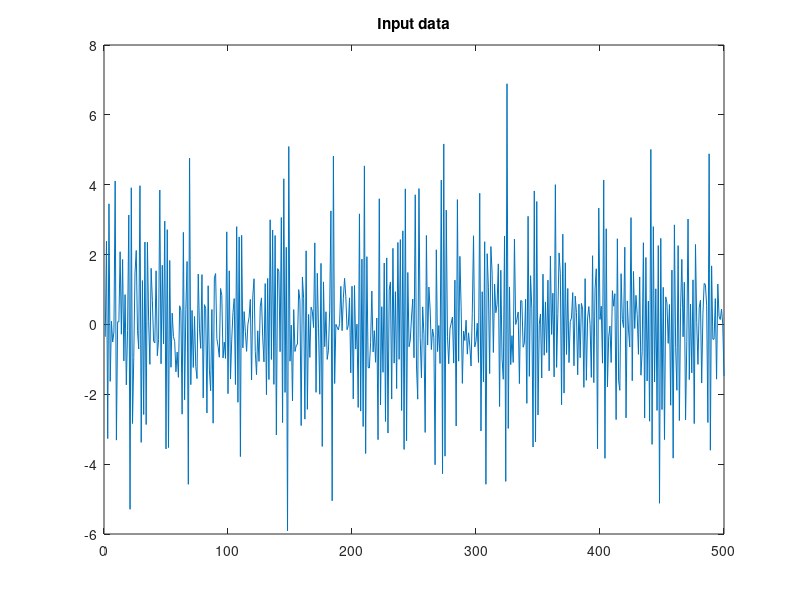

MATLAB code for this plot: (Note: this script raises an error after producing the figure.)
%% Clean up and add path
clear; clc;
close all;
addpath('../functions', '../data')
%% Generate data from a BJ model
rng(0)
n = 500; % Number of samples
A3 = [1 .5];
C3 = [1 -.3 .2];
w = sqrt(2) * randn(n + 100, 1) ;
x = filter(C3, A3, w) ; % Create the input
A1 = [1 -.65];
A2 = [1 .90 .78] ;
C = 1;
B = [0 0 0 0 .4] ;
e = sqrt(1.5 ) * randn(n + 100, 1) ;
y = filter(C, A1, e) + filter(B, A2, x) ; % Create the output
x = x(101 : end);  y = y(101 : end); % Omit initial samples
clear A1 A2 C B e w A3 C3

%% Modeling x
figure();
plot(x);
title('Input data');
plotACFnPACF(x, 50, 'Input Data' );

% Model as ARMA(1,2) component
data = iddata(x);
model_init = idpoly([1 1], [], [1 1 1]) ;
model_input = pem(data , model_init);

w_t = filter(model_input.A , model_input.C , x) ;
w_t = w_t(length(model_input.A ) : end ) ;

eps_t = filter(model_input.A , model_input.C , y) ;
eps_t = eps_t(length(model_input.A ) : end ) ;

present(model_input)
[acfEst, pacfEst] = plotACFnPACF(w_t, 50, 'AR(1, 2)' );
checkIfNormal(acfEst(2:end), 'ACF' );
checkIfNormal(pacfEst(2:end), 'PACF' );
checkIfWhite(w_t);

%%
M = 40;
[Cxy,lags] = xcorr(eps_t, w_t, M, 'coeff' ); %(d,r,s) = (4,2,0)
stem(lags, Cxy)
title ('Cross_correlation_function'), xlabel('Lag')
hold on
plot(-M:M, 2/ sqrt(n) * ones(1, 2*M+1), '--')
plot(-M:M, -2/sqrt(n) * ones(1, 2*M+1) , '--' )
hold off

%%
A2 = [1 1 1];
B = [0 0 0 0 1];
Mi = idpoly([1], [B], [], [], [A2]) ;
z = iddata(y, x) ;
Mba2 = pem(z, Mi ) ;present(Mba2)
etilde = resid(Mba2, z);
etilde(length(Mba2.B): end)

[Cxy,lags] = xcorr(etilde.y, x, M, 'coeff' );
stem(lags, Cxy)
title ('Cross_correlation_function'), xlabel('Lag')
hold on
plot(-M:M, 2/ sqrt(n) * ones(1, 2*M+1), '--')
plot(-M:M, -2/sqrt(n) * ones(1, 2*M+1) , '--' )
hold off

%% Model etilde
figure();
plot(etilde.y);
title('etilde data');
plotACFnPACF(etilde.y, M, 'Input Data' );

model_init = idpoly([1 1], [], []) ;
model_input = pem(iddata(etilde.y), model_init);

e_hat = filter(model_input.A , model_input.C , etilde.y) ;
e_hat = e_hat(length(model_input.A ) : end ) ;

present(model_input)
[acfEst, pacfEst] = plotACFnPACF(e_hat, M, 'AR(1)' );
checkIfNormal(acfEst(2:end), 'ACF' );
checkIfNormal(pacfEst(2:end), 'PACF' );
checkIfWhite(w_t);

A1 = model_input.A;
C = model_input.C;
%% Full BJ Model
Mi = idpoly(1, B, C, A1, A2) ;
z = iddata(y, x);
MboxJ = pem (z, Mi);
present (MboxJ );

ehat = resid(MboxJ, z).y;
ehat = ehat(length(MboxJ): end);

[acfEst, pacfEst] = plotACFnPACF(ehat, M, 'Box-Jenkins');
checkIfNormal(acfEst(2:end), 'ACF' );
checkIfNormal(pacfEst(2:end), 'PACF' );
checkIfWhite(ehat);

[Cxy,lags] = xcorr(ehat, x, M, 'coeff' );
stem(lags, Cxy)
title ('Cross_correlation_function'), xlabel('Lag')
hold on
plot(-M:M, 2/ sqrt(n) * ones(1, 2*M+1), '--')
plot(-M:M, -2/sqrt(n) * ones(1, 2*M+1) , '--' )
hold off

%% 2.2 Hairdryer
clear; clc;
close all;

load('tork.dat')
tork = tork - repmat(mean(tork), length(tork), 1);
y = tork(:, 1); x = tork(:, 2);
z = iddata(y , x);
plot(z(1:300))

%% Model input
M = 50;
plotACFnPACF(tork, M, 'tork inpu Data' );
input = tork(:, 2);
output = tork(:, 1);
n = length(input);

data = iddata(input);
model_init = idpoly([1 1], [], []) ;
model_input = pem(data, model_init);

w_t = filter(model_input.A , model_input.C , input) ;
w_t = w_t(length(model_input.A ) : end ) ;

eps_t = filter(model_input.A , model_input.C , output) ;
eps_t = eps_t(length(model_input.A ) : end ) ;

present(model_input)
[acfEst, pacfEst] = plotACFnPACF(w_t, M, 'AR(1)' );
checkIfNormal(acfEst(2:end), 'ACF' );
checkIfNormal(pacfEst(2:end), 'PACF' );
checkIfWhite(w_t);
%% Check cross correlation to determine d,r,s
[Cxy,lags] = xcorr(eps_t, w_t, M, 'coeff' );
stem(lags, Cxy)
title ('Cross_correlation_function'), xlabel('Lag')
hold on
plot(-M:M, 2/sqrt(n) * ones(1, 2*M+1), '--')
plot(-M:M, -2/sqrt(n) * ones(1, 2*M+1) , '--' )
hold off

% d,r,s =? 3, 2, 2
%% Build initial model and check that etilde and input is uncorrelated
A2 = [1 0.3 0.3];
B = [0 0 0 1 1 1];
Mi = idpoly([1], [B], [], [], [A2]) ;
z = iddata(output, input) ;
Mba2 = pem(z, Mi ) ;present(Mba2)
etilde = resid(Mba2, z);
etilde(length(Mba2.B): end)
M = 50;
[Cxy,lags] = xcorr(etilde.y, input, M, 'coeff' );
stem(lags, Cxy)
title ('Cross_correlation_function'), xlabel('Lag')
hold on
plot(-M:M, 2/ sqrt(n) * ones(1, 2*M+1), '--')
plot(-M:M, -2/sqrt(n) * ones(1, 2*M+1) , '--' )
hold off

%% Model etilde 
figure();
plot(etilde.y);
title('etilde data');
plotACFnPACF(etilde.y, M, 'Input Data' );

model_init = idpoly([1 1], [], []) ;
model_input = pem(iddata(etilde.y), model_init);

e_hat = filter(model_input.A , model_input.C , etilde.y) ;
e_hat = e_hat(length(model_input.A ) : end ) ;

present(model_input)
[acfEst, pacfEst] = plotACFnPACF(e_hat, M, 'AR(1)' );
checkIfNormal(acfEst(2:end), 'ACF' );
checkIfNormal(pacfEst(2:end), 'PACF' );
checkIfWhite(w_t);

A1 = model_input.A;
C = model_input.C;

%% Final BJ Model
Mi = idpoly(1, B, C, A1, A2) ;
z = iddata(output, input);
MboxJ = pem (z, Mi);
present (MboxJ );

ehat = resid(MboxJ, z);
ehat=ehat.y;
ehat = ehat(length(MboxJ): end);

[acfEst, pacfEst] = plotACFnPACF(ehat, M, 'Box-Jenkins');
checkIfNormal(acfEst(2:end), 'ACF' );
checkIfNormal(pacfEst(2:end), 'PACF' );
checkIfWhite(ehat);

[Cxy,lags] = xcorr(ehat, input, M, 'coeff' );
stem(lags, Cxy)
title ('Cross_correlation_function'), xlabel('Lag')
hold on
plot(-M:M, 2/ sqrt(n) * ones(1, 2*M+1), '--')
plot(-M:M, -2/sqrt(n) * ones(1, 2*M+1) , '--' )
hold off

%% 2.3
load svedala
A = [1 -1.79 0.84];
C = [1 -0.18 -0.11];
y = svedala;
ks = [1 3 26];

for i=1:3
    
    k = ks(i);
    [Fk, Gk] = polydiv(C, A, k) ;
    yhatk = filter(Gk, C, y) ;
    ehat = y-yhatk;
    ehat = ehat(k+20:end);  % Remove the corrupted samples. You might need to add a bit of a margin.
    if(i>1)
        figure()
        subplot(211)
        plot(y)
        hold on
        plot(yhatk)
        title('Svedala')
        legend('True data', append(int2str(k), '-step prediction'))
    
        % Form the prediction error and examine the ACF. Note that the prediction
        % residual should only be white if k=1. 
        subplot(212)
        plot(ehat)
        legend('ehat = y-yhatk')

        mean_ehat = mean(ehat)
        var_theoretical = (norm(Fk).^2) .*var_noise
        var_est = var(ehat)
        conf =0 + [-1 1].*norminv(0.975).*sqrt(var_theoretical)
        precentage_outside = (sum(ehat > conf(2)) + sum(ehat < conf(1)))./length(ehat)
        plotACFnPACF(ehat, 40, append(int2str(k), '-step prediction'));
    else
        var_noise = var(ehat);
    end
  
end
%% 2.4 ARMAX
load sturup
xt = sturup;
k = 3;
A = [1 -1.49 0.57];
B = [0 0 0 0.28 -0.26]; % delay = 3
C = [1];
%[Fk, Gk] = polydiv(C, A, k);
%xk_hat = filter(Gk, C, xt);

%xk_hat = xk_hat(k:end);

load svedala
y = svedala;
A = [1 -1.79 0.84];
C = [1 -0.18 -0.11];

[Fk_hat, Gk_hat] = polydiv(conv(B,Fk), C, k ) ;
yhatk1 = filter(Fk_hat, 1, xt); yhatk2 = filter(Gk_hat, C, xt); yhatk3= filter(Gk, C, y);

throw = max([length(Gk_hat(1:find(Gk_hat, 1, 'last')))-1, ...
            length(Gk(1:find(Gk, 1, 'last')))-1, ...
            length(Fk_hat(1:find(Fk_hat, 1, 'last')))-1]); % Should not be here?? Throw C?


yhatk1 = yhatk1(throw:end); yhatk2= yhatk2(throw:end); yhatk3=yhatk3(throw:end);
yhatk = yhatk1 + yhatk2 + yhatk3;

figure();
plot(y(throw:end))
hold on 
plot(yhatk)
legend('True', 'Predicted')

%%
load svedala.mat
figure() 
plot(svedala)
plotACFnPACF(svedala, 40, 'data');
svedala_trend = svedala;
A24 = [1 zeros(1, 23) -1];
svedala_s = filter(A24, 1, svedala_trend);
svedala_s = svedala_s(length(A24) : end );

plotACFnPACF(svedala_s, 40, 'Removed season of 24' );

data = iddata(svedala_s);
% Model 1 
model_init = idpoly([1 1 1], [], []) ;
model_armax_1 = pem(data , model_init);

e_hat = filter(model_armax_1.A , model_armax_1.C , svedala_s) ;
e_hat = e_hat(length(model_armax_1.A ) : end ) ;

present(model_armax_1)
plotACFnPACF(e_hat, 40, 'AR(2)' );
checkIfWhite(e_hat);


% Model 2
model_init = idpoly([1 1 1], [], [1 zeros(1,24)]) ;
model_init.Structure.c.Free = [zeros(1, 24) 1] ;

model_armax_2 = pem(data , model_init);

e_hat = filter(model_armax_2.A , model_armax_2.C , svedala_s) ;
e_hat = e_hat(length(model_armax_2.A ) : end ) ;

present(model_armax_2)
[acfEst, pacfEst] = plotACFnPACF(e_hat, 40, 'ARMA(2, 24)' );
checkIfNormal( acfEst(2:end), 'ACF' );
checkIfNormal( pacfEst(2:end), 'PACF' );

checkIfWhite(e_hat);
A = model_armax_2.A;
C = model_armax_2.C;
%% 2.5
ks = [3, 26];
for i=1:2
    k = ks(i);
    [Fk, Gk] = polydiv(C, conv(A, A24), k) ;
    yhatk = filter(Gk, C, svedala);
    
    yhatk = yhatk(length(Gk):end);
    figure()
    subplot(211)
    plot(svedala(length(Gk):end));
    hold on;
    plot(yhatk)
    legend('True', 'Prediction')
    title(append(int2str(k), '-step prediction'))

    
    subplot(212)
    ehat = svedala(length(Gk):end)-yhatk;
    plot(ehat)
    legend('Residuals')
    var(ehat)
end
